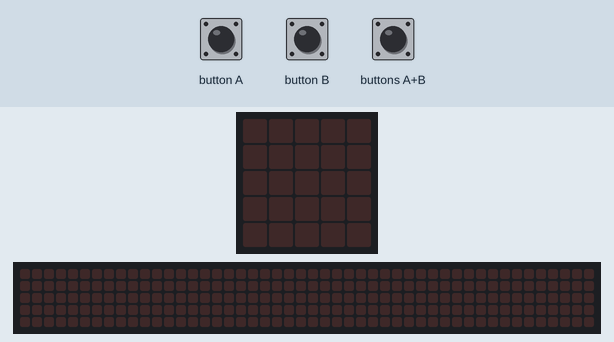
This program was run on a simulated BBC micro:bit running MicroPython. Parts: the board's 5×5 LED display, a strip that is not on the board, showing the scrolling text unrolled. The inputs (shaded band) are chosen by the test bench. The 48×5 strip is a reading aid, not a part: it shows the text the display is scrolling, unrolled, one strip-width of it at a time.

Above: at 1.2 s.
1.3 s: button A pressed for 1 s
At 1.57 s:
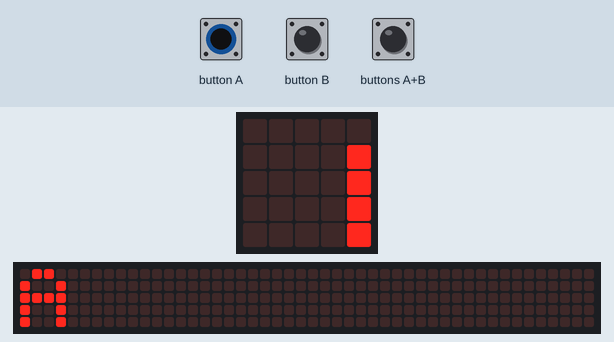
4.3 s: buttons A+B pressed for 0.15 s
At 4.42 s:
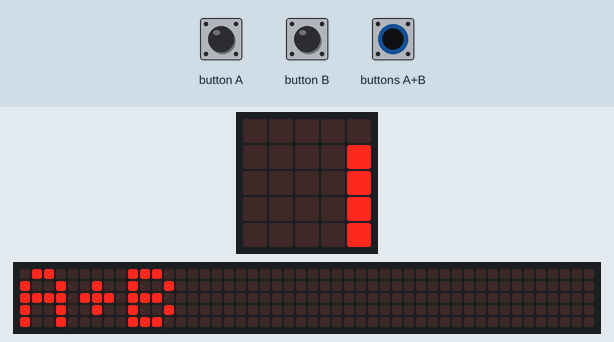
7.3 s: button B pressed for 0.15 s
At 7.42 s:
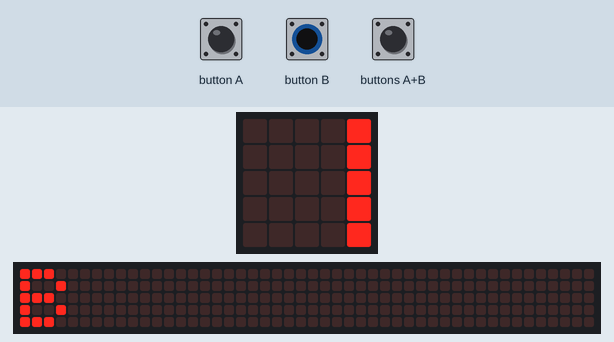
10.3 s: button B pressed for 3.2 s
At 10.72 s:
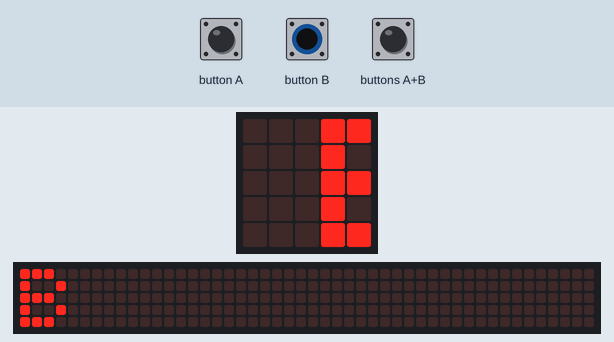
15.0 s: button A pressed for 0.15 s
At 15.22 s:
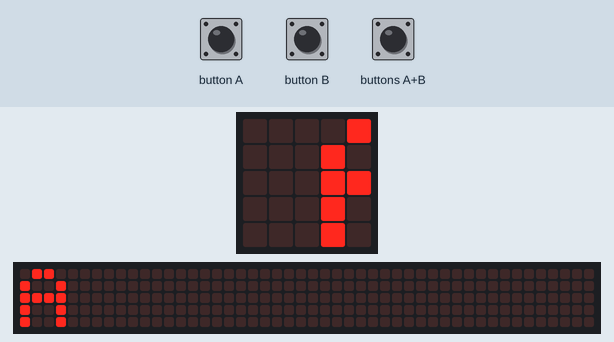
Timing chart, 0 to 18.0 s (numbered marks = the images above; inputs shaded):
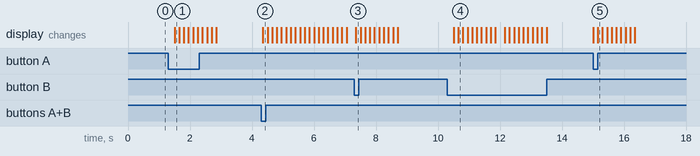

Measured:
- after the input at 1.3 s, the display: changes after 0.20 s (image 1)
- after the input at 4.3 s, the display: changes after 0.05 s (image 2)
- after the input at 7.3 s, the display: changes after 0.05 s (image 3)
- after the input at 10.3 s, the display: first changes after 0.20 s (image 4 shows a later state)
- after the input at 15.0 s, the display: first changes at once (image 5 shows a later state)

The program:

ButtonAB-main.py
```python
# Imports go at the top
from microbit import *


# Code in a 'while True:' loop repeats forever
while True:
    if button_a.is_pressed() and button_b.is_pressed():
        display.scroll("A+B")
    elif button_a.is_pressed():
        display.scroll("A")
    elif button_b.is_pressed():
        display.scroll("B")
    sleep(300)
```
